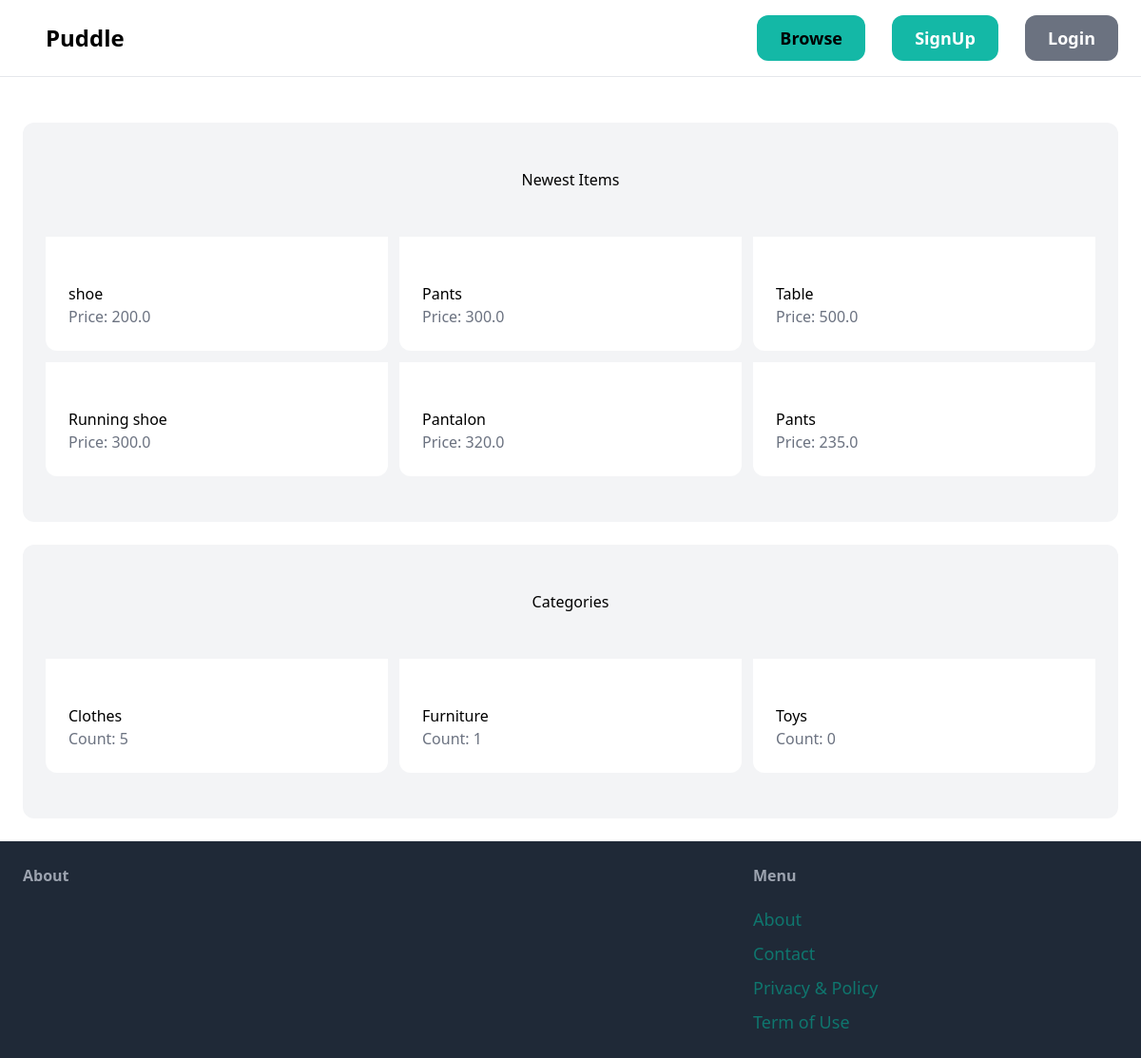
The app's page /, older data.
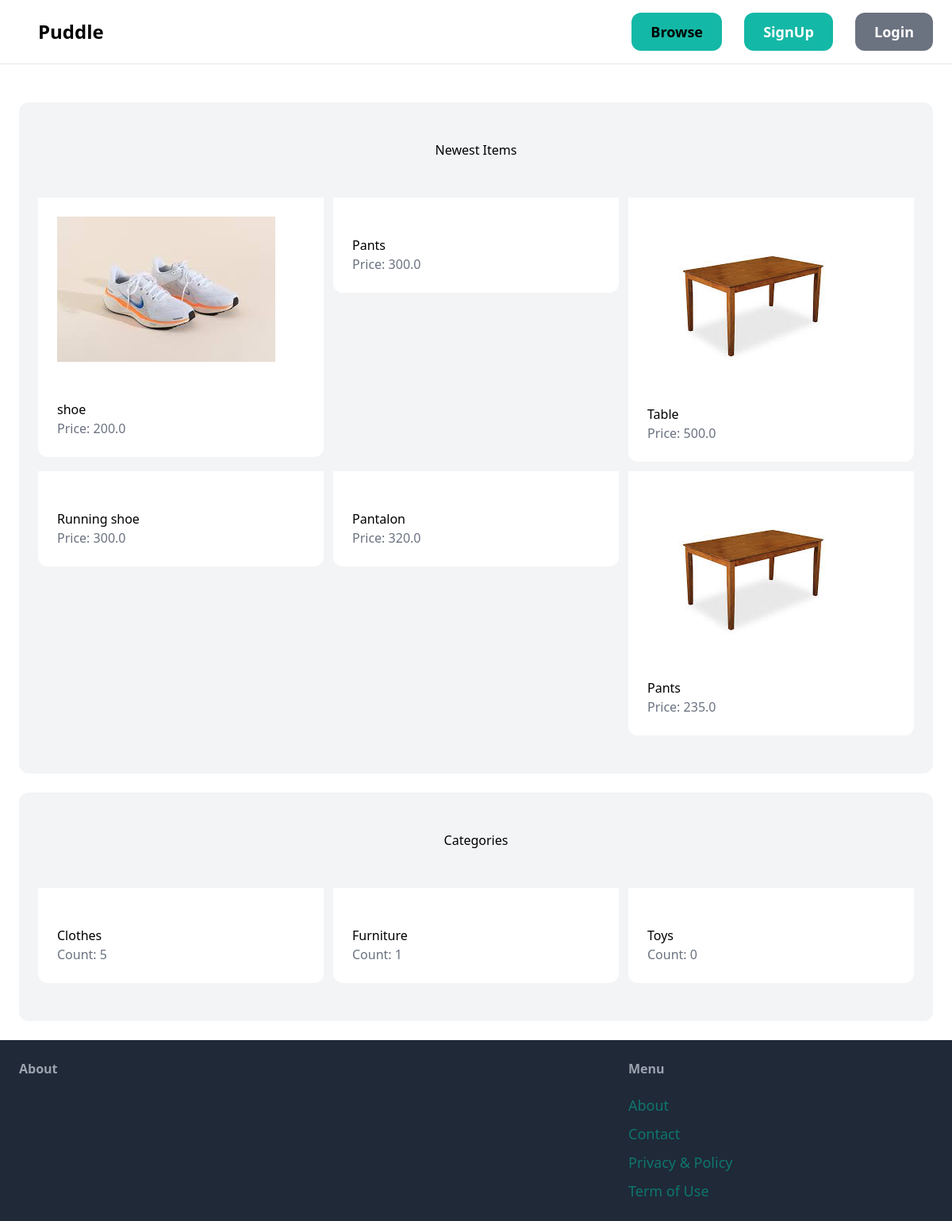
The same page, newer data.
### items/models.py (models this page shows, shortened)
class item(models.Model):
    name = models.CharField(max_length=255)
    discription = models.TextField(blank=True, null=True)
    price = models.FloatField()
    is_sold = models.BooleanField(default=False)
    created_at = models.DateTimeField(auto_now_add=True)
    created_by = models.ForeignKey('Users.User', related_name='items', on_delete=models.CASCADE)
    categoty = models.ForeignKey(category, related_name='items', on_delete=models.CASCADE)
    image = models.ImageField(upload_to='item_images/', null=True, blank=True)
    quantity = models.IntegerField()

class category(models.Model):
    name = models.CharField(max_length=255)

### website/views.py (the view)
# urls.py: path("", views.index, name='dashboard')
def index(request):
    items = item.objects.filter(is_sold=False)
    categories = category.objects.all()
    return render(request, 'website/index.html', {'categories': categories, 'items':items})

### templates/website/index.html (shortened to what this page needs)
{% extends 'website/base.html' %}
{% block content %}
<div class="mt-6 px-6 py-12 bg-gray-100 rounded-xl">
    <h1 class="mb-12 text-2l text-center">Newest Items</h1>
    <div class="grid grid-cols-3 gap-3">
        {% for item in items %}
            <div>
                <a href="{% url 'detail' item.id  %}">
                    <div class="p-6 bg-white rounded-b-xl">
                        {% if item.image %}
                            <figure class="image mb-6">
                                <img src="{{ item.image.url }}">
                            </figure>
                        {% endif %}<br>
                        <h2 class="text-2pl">{{ item.name }}</h2>
                        <p class="text-gray-500">Price: {{ item.price }}</p>
                    </div>
                </a>
            </div>
        {% endfor %}
    </div>
</div>
<div class="mt-6 px-6 py-12 bg-gray-100 rounded-xl">
    <h1 class="mb-12 text-2l text-center">Categories</h1>
    <div class="grid grid-cols-3 gap-3">
        {% for category in categories %}
            <div>
                <a href="#">
                    <div class="p-6 bg-white rounded-b-xl">
                        <br>
                        <h2 class="text-2pl">{{ category.name }}</h2>
                        <p class="text-gray-500">Count: {{ category.items.count }}</p>
                    </div>
                </a>
            </div>
        {% endfor %}
    </div>
</div>
{% endblock %}

### templates/website/base.html (shortened to what this page needs)
<!DOCTYPE html>
<html lang="en">
<head>
    <script src="https://cdn.tailwindcss.com"></script>
</head>
<body>
    <nav class="py-6 px-6 flex justify-between items-center border-b border-gray-200">
        <a href="/" class=" font-semibold text-2xl px-6  hover:text-teal-500">Puddle</a>
        <div class="space-x-6">
            <a href="{% url 'items' %}" class="py-3 px-6 rounded-xl bg-teal-500 text-lg font-semibold hover:text-gray-700">Browse</a>
            {% if request.user.is_authenticated %}
            {% if request.user.username == 'dell' %}
                    <a href="{% url 'seller' %}" class=" px-6 py-3 text-lg font-semibold bg-teal-500 text-white rounded-xl hover:text-gray-700">
                        Account</a>
                    <a href="{% url 'messages' %}" class=" px-6 py-3 text-lg font-semibold bg-teal-500 text-white rounded-xl hover:text-tail-700">Messages</a>
                    <a href="{% url 'dashboard' %}" class=" px-6 py-3 text-lg font-semibold bg-teal-500 text-white rounded-xl hover:text-tail-700">Dashboard</a>
                    <a href="{% url 'orders' %}" class=" px-6 py-3 text-lg font-semibold bg-teal-500 text-white rounded-xl hover:text-tail-700">Orders</a>
                {% endif %}
                {% if request.user.type == 'seller' %}
                    <a href="{% url 'seller' %}" class=" px-6 py-3 text-lg font-semibold bg-teal-500 text-white rounded-xl hover:text-gray-700">
                        Account</a>
                    <a href="{% url 'messages' %}" class=" px-6 py-3 text-lg font-semibold bg-teal-500 text-white rounded-xl hover:text-tail-700">Messages</a>
                    <a href="{% url 'dashboard' %}" class=" px-6 py-3 text-lg font-semibold bg-teal-500 text-white rounded-xl hover:text-tail-700">Dashboard</a>
                    <a href="{% url 'orders' %}" class=" px-6 py-3 text-lg font-semibold bg-teal-500 text-white rounded-xl hover:text-tail-700">Orders</a>
                {% elif request.user.type == 'buyer' %}
                    <a href="{% url 'buyer' %}" class=" px-6 py-3 text-lg font-semibold bg-teal-500  rounded-xl hover:text-gray-700">
                    Account</a>
                    <a href="{% url 'cart' %}" class=" px-6 py-3 text-lg font-semibold bg-teal-500  rounded-xl hover:text-gray-700">Cart</a>
                {% endif %}
            {% else %}
                <a href="{% url 'signup' %}" class=" px-6 py-3 text-lg font-semibold bg-teal-500 text-white rounded-xl hover:text-tail-700">SignUp</a>
                <a href="{% url 'login' %}" class=" px-6 py-3 text-lg font-semibold bg-gray-500 text-white rounded-xl hover:text-grey-700">Login</a>
            {% endif %}
        </div>
    </nav>
    <div class="px-6 py-6">
        {% block content %}
        {% endblock %}
    </div>
<footer class="px-6 py-6 flex justify-between bg-gray-800">
    <div class="w-2/3 pr-10">
            <h3 class="mb-5 font-semibold text-gray-400">About<h3>
    </div>
    <div class="w-1/3">
            <h3 class="mb-5 font-semibold text-gray-400">Menu<h3>
                <ul class="space-y-2">
                    <li><a href="#" class="text-lg text-teal-700 hover:text-teal-500">About</a></li>
                    <li><a href="#" class="text-lg text-teal-700 hover:text-teal-500">Contact</a></li>
                    <li><a href="#" class="text-lg text-teal-700 hover:text-teal-500">Privacy & Policy</a></li>
                    <li><a href="#" class="text-lg text-teal-700 hover:text-teal-500">Term of Use</a></li>
                </ul>
    </div>
</footer>
</body>
</html>

Row changes from the older to the newer data that the page shows:
changed item "shoe": image: picture added
changed item "Table": image: picture added
changed item (number 6 of 6 on the later page): image: picture added
